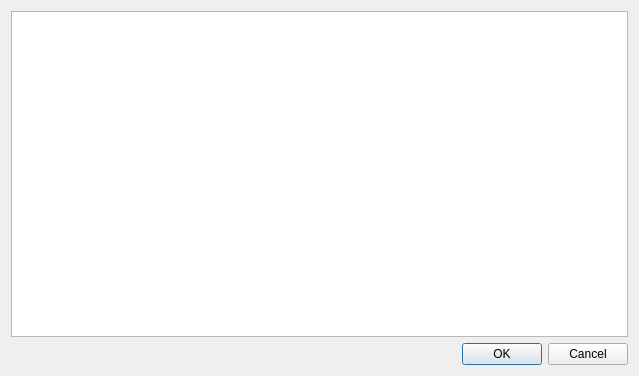
<?xml version="1.0" encoding="UTF-8"?>
<ui version="4.0">
 <class>Dialog</class>
 <widget class="QDialog" name="Dialog">
  <property name="geometry">
   <rect>
    <x>0</x>
    <y>0</y>
    <width>639</width>
    <height>376</height>
   </rect>
  </property>
  <property name="windowTitle">
   <string>Select input layers</string>
  </property>
  <layout class="QVBoxLayout" name="verticalLayout">
   <item>
    <widget class="QListWidget" name="listWidget">
     <property name="selectionMode">
      <enum>QAbstractItemView::MultiSelection</enum>
     </property>
    </widget>
   </item>
   <item>
    <widget class="QDialogButtonBox" name="buttonBox">
     <property name="orientation">
      <enum>Qt::Horizontal</enum>
     </property>
     <property name="standardButtons">
      <set>QDialogButtonBox::Cancel|QDialogButtonBox::Ok</set>
     </property>
    </widget>
   </item>
  </layout>
 </widget>
 <resources/>
 <connections>
  <connection>
   <sender>buttonBox</sender>
   <signal>accepted()</signal>
   <receiver>Dialog</receiver>
   <slot>accept()</slot>
   <hints>
    <hint type="sourcelabel">
     <x>248</x>
     <y>254</y>
    </hint>
    <hint type="destinationlabel">
     <x>157</x>
     <y>274</y>
    </hint>
   </hints>
  </connection>
  <connection>
   <sender>buttonBox</sender>
   <signal>rejected()</signal>
   <receiver>Dialog</receiver>
   <slot>reject()</slot>
   <hints>
    <hint type="sourcelabel">
     <x>316</x>
     <y>260</y>
    </hint>
    <hint type="destinationlabel">
     <x>286</x>
     <y>274</y>
    </hint>
   </hints>
  </connection>
 </connections>
</ui>
